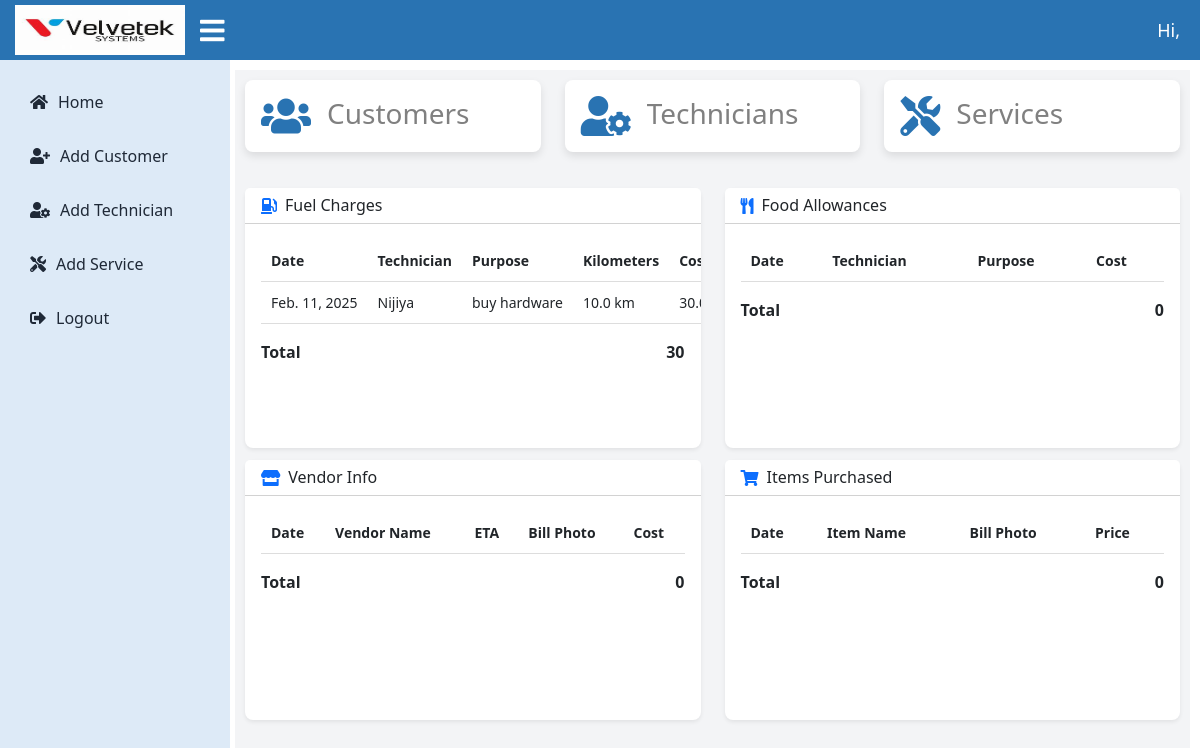
/velvetekapp/extra_work_admin/24/, run on an earlier commit of the app's database.
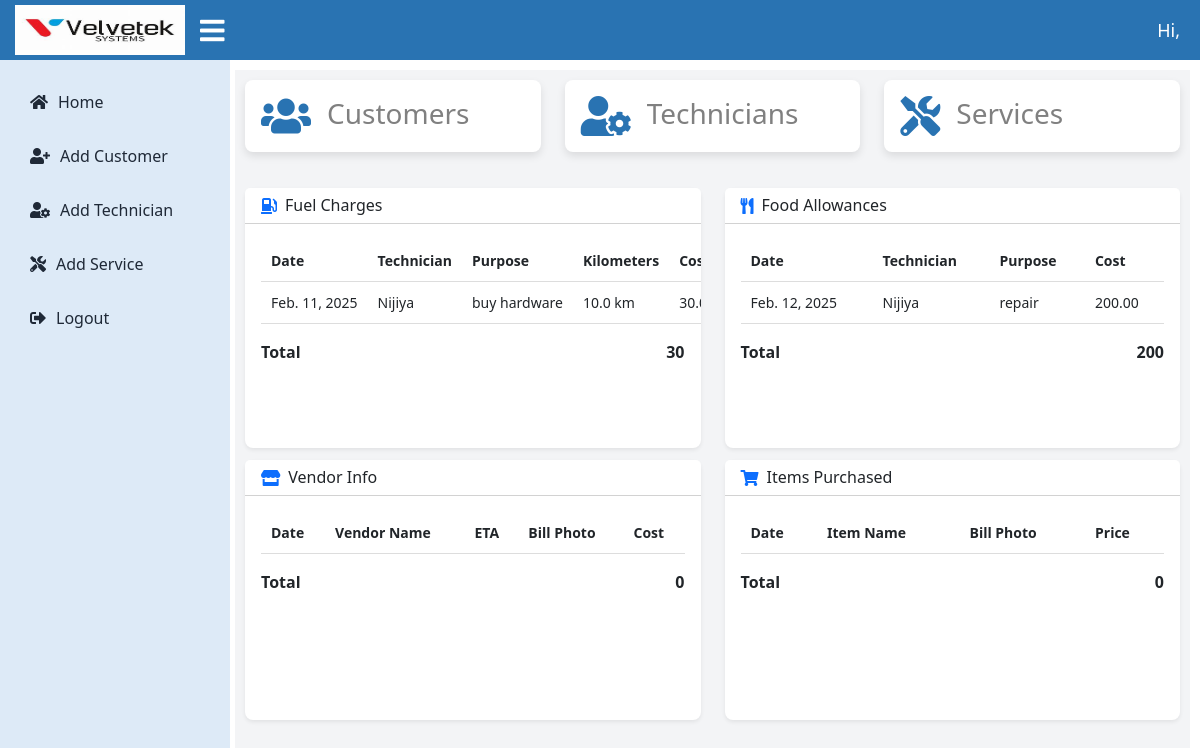
And on a later commit of the database.
### technicianapp/models.py (models this page shows)
class FuelCharge(models.Model):
    technician_name = models.CharField(max_length=100)
    date = models.DateField()
    purpose = models.TextField()
    kilometers = models.FloatField()
    cost = models.DecimalField(max_digits=10, decimal_places=2,default=0)
    apply = models.ForeignKey(Apply, on_delete=models.CASCADE,related_name='fuel_charges', blank=True,null=True)
    customer_name = models.CharField(max_length=225)
    issue = models.TextField()

class FoodAllowance(models.Model):
    technician_name = models.CharField(max_length=100)
    date = models.DateField()
    purpose = models.TextField()
    cost = models.DecimalField(max_digits=10, decimal_places=2)
    apply = models.ForeignKey(Apply, on_delete=models.CASCADE,related_name='food_allowances',blank=True,null=True)
    customer_name = models.CharField(max_length=225)
    issue = models.TextField()

### velvetekapp/views.py (the view)
# urls.py: path('extra_work_admin/<int:service_id>/', views.extra_work_admin, name='extra_work_admin'),
def extra_work_admin(request, service_id):
    try:
        apply_instance = Apply.objects.get(id=service_id)
    except Apply.DoesNotExist:
        messages.error(request, "Apply instance not found.")
        return redirect('apply_list')
    fuel_charges = FuelCharge.objects.filter(apply=apply_instance)
    food_allowances = FoodAllowance.objects.filter(apply=apply_instance)
    items_purchased = ItemPurchased.objects.filter(apply=apply_instance)
    vendors_info = VendorInfo.objects.filter(apply=apply_instance)
    current_status_entries = CurrentStatus.objects.filter(apply=apply_instance)
    context = {
        'apply_instance': apply_instance,
        'fuel_charges': fuel_charges,
        'food_allowances': food_allowances,
        'items_purchased': items_purchased,
        'vendors_info': vendors_info,
        'current_status_entries': current_status_entries,
        'fuel_total': fuel_charges.aggregate(total=Sum('cost'))['total'] or 0,
        'food_total': food_allowances.aggregate(total=Sum('cost'))['total'] or 0,
        'items_total': items_purchased.aggregate(total=Sum('price'))['total'] or 0,
        'vendor_total': vendors_info.aggregate(total=Sum('vendor_cost'))['total'] or 0,
    }
    return render(request, 'additional_charges.html', context)

### templates/additional_charges.html (shortened to what the changed rows need)
{% extends 'admin_dashboard.html' %}
{% block content %}
<div class="container mt-4">
    <div class="row">
        <div class="col-md-6 mb-3">
            <div class="card shadow-sm fixed-card">
                <div class="card-body scrollable-card">
                    <table class="table table-sm">
                        <thead>
                            <tr>
                                <th>Date</th>
                                <th>Technician</th>
                                <th>Purpose</th>
                                <th>Kilometers</th>
                                <th>Cost</th>
                            </tr>
                        </thead>
                        <tbody>
                            {% for charge in fuel_charges %}
                            <tr>
                                <td>{{ charge.date }}</td>
                                <td>{{ charge.technician_name }}</td>
                                <td>{{ charge.purpose }}</td>
                                <td>{{ charge.kilometers }} km</td>
                                <td>{{ charge.cost }}</td>
                            </tr>
                            {% endfor %}
                        </tbody>
                    </table>
                </div>
            </div>
        </div>
        <div class="col-md-6 mb-3">
            <div class="card shadow-sm fixed-card">
                <div class="card-body scrollable-card">
                    <table class="table table-sm">
                        <thead>
                            <tr>
                                <th>Date</th>
                                <th>Technician</th>
                                <th>Purpose</th>
                                <th>Cost</th>
                            </tr>
                        </thead>
                        <tbody>
                            {% for allowance in food_allowances %}
                            <tr>
                                <td>{{ allowance.date }}</td>
                                <td>{{ allowance.technician_name }}</td>
                                <td>{{ allowance.purpose }}</td>
                                <td>{{ allowance.cost }}</td>
                            </tr>
                            {% endfor %}
                        </tbody>
                    </table>
                    <div class="fw-bold d-flex justify-content-between">
                        <span>Total</span>
                        <span>{{ food_total }}</span>
                    </div>
                </div>
            </div>
        </div>
        <div class="col-md-6 mb-3">
            <div class="card shadow-sm fixed-card">
                <div class="card-body scrollable-card">
                    <table class="table table-sm">
                        <thead>
                            <tr>
                                <th>Date</th>
                                <th>Vendor Name</th>
                                <th>ETA</th>
                                <th>Bill Photo</th>
                                <th>Cost</th>
                            </tr>
                        </thead>
                    </table>
                </div>
            </div>
        </div>
        <div class="col-md-6 mb-3">
            <div class="card shadow-sm fixed-card">
                <div class="card-body scrollable-card">
                    <table class="table table-sm">
                        <thead>
                            <tr>
                                <th>Date</th>
                                <th>Item Name</th>
                                <th>Bill Photo</th>
                                <th>Price</th>
                            </tr>
                        </thead>
                    </table>
                </div>
            </div>
        </div>
    </div>
</div>
<link rel="stylesheet" href="https://cdnjs.cloudflare.com/ajax/libs/font-awesome/5.15.4/css/all.min.css">
{% endblock %}

What changed in the data, as far as the page shows it:
added FoodAllowance: date "Feb. 12, 2025", technician_name "Nijiya", purpose "repair", cost "200.00"
Also different on the page:
{{ food_total }}: "0" → "200"
